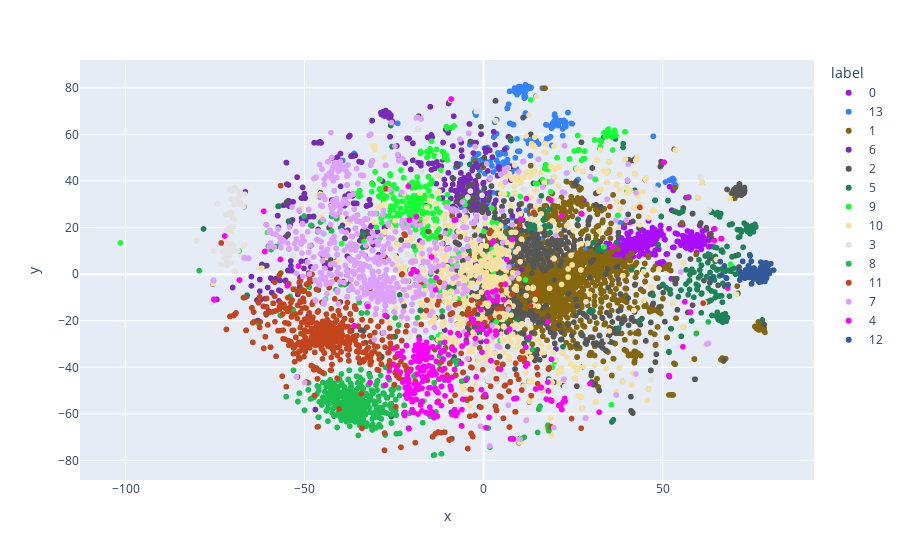

Notebook code for this chart:
### Markdown cell above
This is quite strange, I don't quite understand this behaviour yet.

### Code cell
# example: password frquency >= 50, kmeans, 14 clusters, visualized with tsne reduction map
kmeans = filter_reduce(df,X,50,'kmeans',14,'tsne',2)
kmeans.reset_index(level=0,inplace=True)
px.scatter(data_frame=kmeans, x='x', y='y', color='label', hover_data=['password'],
          color_discrete_sequence=px.colors.qualitative.Alphabet)

### Figure 1 — Plotly figure (JSON) as saved in the notebook; plotly's stock layout.template omitted (floating-point values rounded to 4 significant figures; data arrays with more than 128 entries replaced by an {"elided": "..."} marker saying what was removed)
{"data": [{"customdata": {"elided": "334x1 str values"}, "hovertemplate": "label=0<br>x=%{x}<br>y=%{y}<br>password=%{customdata[0]}<extra></extra>", "legendgroup": "0", "marker": {"color": "#AA0DFE", "symbol": "circle"}, "mode": "markers", "name": "0", "showlegend": true, "type": "scattergl", "x": {"elided": "334 float values"}, "xaxis": "x", "y": {"elided": "334 float values"}, "yaxis": "y"}, {"customdata": {"elided": "299x1 str values"}, "hovertemplate": "label=13<br>x=%{x}<br>y=%{y}<br>password=%{customdata[0]}<extra></extra>", "legendgroup": "13", "marker": {"color": "#3283FE", "symbol": "circle"}, "mode": "markers", "name": "13", "showlegend": true, "type": "scattergl", "x": {"elided": "299 float values"}, "xaxis": "x", "y": {"elided": "299 float values"}, "yaxis": "y"}, {"customdata": {"elided": "1307x1 str values"}, "hovertemplate": "label=1<br>x=%{x}<br>y=%{y}<br>password=%{customdata[0]}<extra></extra>", "legendgroup": "1", "marker": {"color": "#85660D", "symbol": "circle"}, "mode": "markers", "name": "1", "showlegend": true, "type": "scattergl", "x": {"elided": "1307 float values"}, "xaxis": "x", "y": {"elided": "1307 float values"}, "yaxis": "y"}, {"customdata": {"elided": "552x1 str values"}, "hovertemplate": "label=6<br>x=%{x}<br>y=%{y}<br>password=%{customdata[0]}<extra></extra>", "legendgroup": "6", "marker": {"color": "#782AB6", "symbol": "circle"}, "mode": "markers", "name": "6", "showlegend": true, "type": "scattergl", "x": {"elided": "552 float values"}, "xaxis": "x", "y": {"elided": "552 float values"}, "yaxis": "y"}, {"customdata": {"elided": "872x1 str values"}, "hovertemplate": "label=2<br>x=%{x}<br>y=%{y}<br>password=%{customdata[0]}<extra></extra>", "legendgroup": "2", "marker": {"color": "#565656", "symbol": "circle"}, "mode": "markers", "name": "2", "showlegend": true, "type": "scattergl", "x": {"elided": "872 float values"}, "xaxis": "x", "y": {"elided": "872 float values"}, "yaxis": "y"}, {"customdata": {"elided": "276x1 str values"}, "hovertemplate": "label=5<br>x=%{x}<br>y=%{y}<br>password=%{customdata[0]}<extra></extra>", "legendgroup": "5", "marker": {"color": "#1C8356", "symbol": "circle"}, "mode": "markers", "name": "5", "showlegend": true, "type": "scattergl", "x": {"elided": "276 float values"}, "xaxis": "x", "y": {"elided": "276 float values"}, "yaxis": "y"}, {"customdata": {"elided": "396x1 str values"}, "hovertemplate": "label=9<br>x=%{x}<br>y=%{y}<br>password=%{customdata[0]}<extra></extra>", "legendgroup": "9", "marker": {"color": "#16FF32", "symbol": "circle"}, "mode": "markers", "name": "9", "showlegend": true, "type": "scattergl", "x": {"elided": "396 float values"}, "xaxis": "x", "y": {"elided": "396 float values"}, "yaxis": "y"}, {"customdata": {"elided": "813x1 str values"}, "hovertemplate": "label=10<br>x=%{x}<br>y=%{y}<br>password=%{customdata[0]}<extra></extra>", "legendgroup": "10", "marker": {"color": "#F7E1A0", "symbol": "circle"}, "mode": "markers", "name": "10", "showlegend": true, "type": "scattergl", "x": {"elided": "813 float values"}, "xaxis": "x", "y": {"elided": "813 float values"}, "yaxis": "y"}, {"customdata": {"elided": "217x1 str values"}, "hovertemplate": "label=3<br>x=%{x}<br>y=%{y}<br>password=%{customdata[0]}<extra></extra>", "legendgroup": "3", "marker": {"color": "#E2E2E2", "symbol": "circle"}, "mode": "markers", "name": "3", "showlegend": true, "type": "scattergl", "x": {"elided": "217 float values"}, "xaxis": "x", "y": {"elided": "217 float values"}, "yaxis": "y"}, {"customdata": {"elided": "414x1 str values"}, "hovertemplate": "label=8<br>x=%{x}<br>y=%{y}<br>password=%{customdata[0]}<extra></extra>", "legendgroup": "8", "marker": {"color": "#1CBE4F", "symbol": "circle"}, "mode": "markers", "name": "8", "showlegend": true, "type": "scattergl", "x": {"elided": "414 float values"}, "xaxis": "x", "y": {"elided": "414 float values"}, "yaxis": "y"}, {"customdata": {"elided": "627x1 str values"}, "hovertemplate": "label=11<br>x=%{x}<br>y=%{y}<br>password=%{customdata[0]}<extra></extra>", "legendgroup": "11", "marker": {"color": "#C4451C", "symbol": "circle"}, "mode": "markers", "name": "11", "showlegend": true, "type": "scattergl", "x": {"elided": "627 float values"}, "xaxis": "x", "y": {"elided": "627 float values"}, "yaxis": "y"}, {"customdata": {"elided": "710x1 str values"}, "hovertemplate": "label=7<br>x=%{x}<br>y=%{y}<br>password=%{customdata[0]}<extra></extra>", "legendgroup": "7", "marker": {"color": "#DEA0FD", "symbol": "circle"}, "mode": "markers", "name": "7", "showlegend": true, "type": "scattergl", "x": {"elided": "710 float values"}, "xaxis": "x", "y": {"elided": "710 float values"}, "yaxis": "y"}, {"customdata": {"elided": "335x1 str values"}, "hovertemplate": "label=4<br>x=%{x}<br>y=%{y}<br>password=%{customdata[0]}<extra></extra>", "legendgroup": "4", "marker": {"color": "#FE00FA", "symbol": "circle"}, "mode": "markers", "name": "4", "showlegend": true, "type": "scattergl", "x": {"elided": "335 float values"}, "xaxis": "x", "y": {"elided": "335 float values"}, "yaxis": "y"}, {"customdata": [["zhangqiang"], ["huizhang"], ["laomeng"], ["yangyang"], ["woshishui"], ["buzhidao"], ["zhang123"], ["xiaoxiao"], ["mingming"], ["wangjian"], ["wangwei"], ["maomao"], ["jingjing"], ["weiwei"], ["zhangwei"], ["tiancai"], ["anjing"], ["jiangjun"], ["shanghai"], ["tianshi"], ["junjun"], ["chenchen"], ["yanyan"], ["wobuzhidao"], ["jiajia"], ["wanglei"], ["baifan"], ["xuanxuan"], ["wangyut2"], ["dongdong"], ["wangyana"], ["feifei"], ["longlong"], ["baobao"], ["tingting"], ["wangyu"], ["wangjing"], ["zhangyu"], ["tiantian"], ["wenwen"], ["huang123"], ["zhangjian"], ["zhanglei"], ["xiaolong"], ["lingling"], ["yuanyuan"], ["woshizhu"], ["xiaofeng"], ["nishizhu"], ["wangyang"], ["miaomiao"], ["haoxiongdi"], ["tangtang"], ["shanshan"], ["wangchao"], ["zhangjie"], ["baobei"], ["chenwei"], ["xiaoyu"], ["zhanghao"], ["xiaoqiang"], ["chinese"], ["wangpeng"], ["liyang"], ["xiaozhu"], ["zhihui"], ["gaojian"], ["zhangjun"], ["youyou"], ["zhangxin"], ["zhangyang"], ["xiaoxin"], ["haohao"], ["wanghao"], ["bajingan"], ["sunjian"], ["xiaoyao"], ["shangdi"], ["xinxin"], ["zhangyan"], ["zhuzhu"], ["zhuzhu123"], ["wutang"], ["zhangbin"], ["kangkang"], ["china1"], ["jiangwei"], ["xiaowei"], ["jianjian"], ["wangyan"], ["kungfu"]], "hovertemplate": "label=12<br>x=%{x}<br>y=%{y}<br>password=%{customdata[0]}<extra></extra>", "legendgroup": "12", "marker": {"color": "#325A9B", "symbol": "circle"}, "mode": "markers", "name": "12", "showlegend": true, "type": "scattergl", "x": [78.44, 77.84, 68.28, 78.69, 74.43, 72.39, 74.19, 77.39, 73.66, 77.23, 79.79, 71.94, 77.26, 73.02, 79.52, 75.78, 74.57, 78.41, 71.57, 76.35, 66.49, 67.28, 74.51, 72.38, 77.0, 80.99, 73.21, 77.57, 78.9, 78.34, 78.99, 76.74, 63.68, 74.86, 72.93, 79.09, 77.4, 78.82, 75.35, 74.17, 74.29, 77.44, 80.11, 77.48, 73.02, 77.29, 74.78, 77.67, 74.78, 78.83, 75.68, 76.6, 77.99, 75.07, 80.24, 77.91, 74.84, 73.38, 78.56, 77.22, 77.46, 71.62, 79.78, 79.28, 78.59, 77.51, 75.44, 78.19, 71.38, 78.44, 78.85, 77.41, 74.49, 77.13, 67.73, 75.47, 79.05, 76.17, 78.0, 79.0, 74.09, 73.98, 77.45, 78.78, 67.85, 66.11, 79.79, 78.26, 75.57, 79.06, 71.85], "xaxis": "x", "y": [0.9656, 0.206, -4.52, 3.349, 7.894, 5.476, 0.543, -2.141, -0.5376, 2.299, 0.3255, 0.5989, -0.9647, -1.74, 0.4614, -1.786, 0.9541, 0.03638, -2.528, -0.7253, -0.3414, 3.525, 2.295, 5.486, -3.464, 1.706, 1.789, -3.271, 4.865, 3.363, 4.294, -2.85, -1.892, -4.124, 0.7555, 4.703, 2.913, 1.352, -2.117, -1.404, 0.373, 1.873, 1.53, -1.838, 0.6591, -1.419, 5.537, -2.155, 5.539, 3.754, 0.414, 0.7668, 4.761, -0.8764, 4.487, 1.409, -4.14, -1.359, -1.997, 0.5547, -2.485, -2.326, 4.109, 2.241, -3.119, -2.792, 2.458, 0.3804, 1.665, 1.006, 2.026, -1.934, -0.03829, 0.7161, -1.497, 2.609, -1.649, 1.059, -1.298, 1.827, 3.621, 3.57, 5.14, 1.168, -1.774, 5.389, 0.2313, -2.832, 2.556, 4.071, -0.754], "yaxis": "y"}], "layout": {"legend": {"title": {"text": "label"}, "tracegroupgap": 0}, "margin": {"t": 60}, "xaxis": {"anchor": "y", "domain": [0, 1], "title": {"text": "x"}}, "yaxis": {"anchor": "x", "domain": [0, 1], "title": {"text": "y"}}}}
